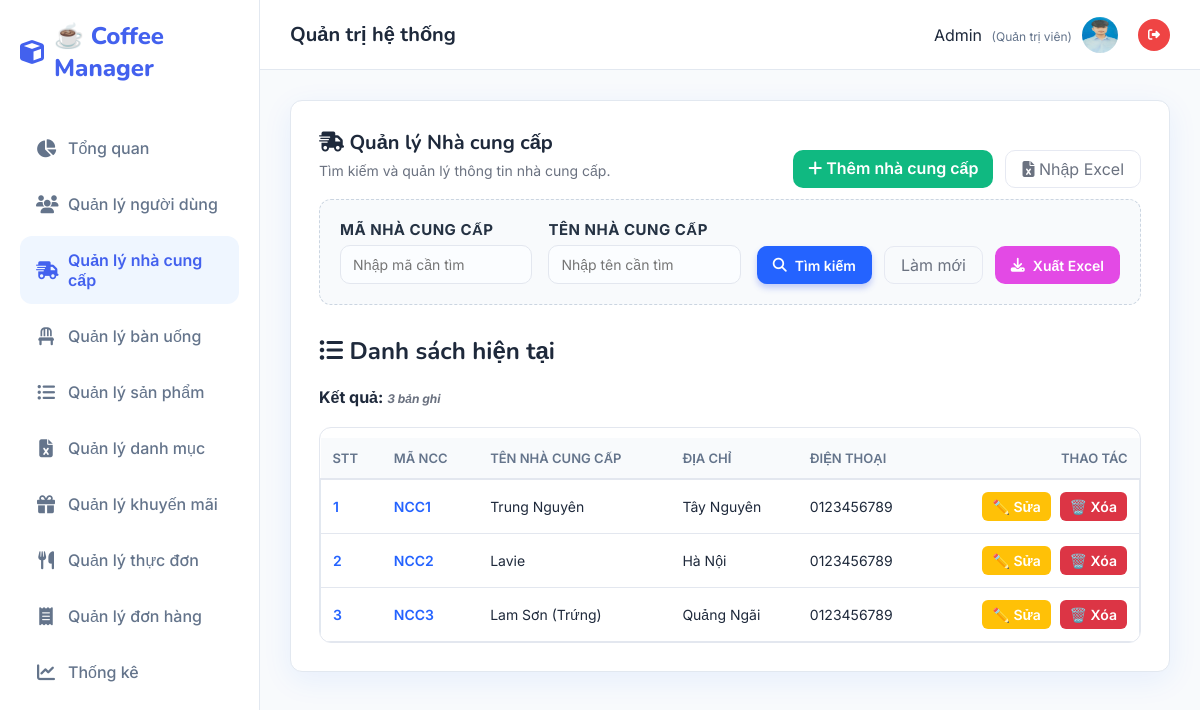
The app's page /Nhacungcap/danhsach (signed in), older data.
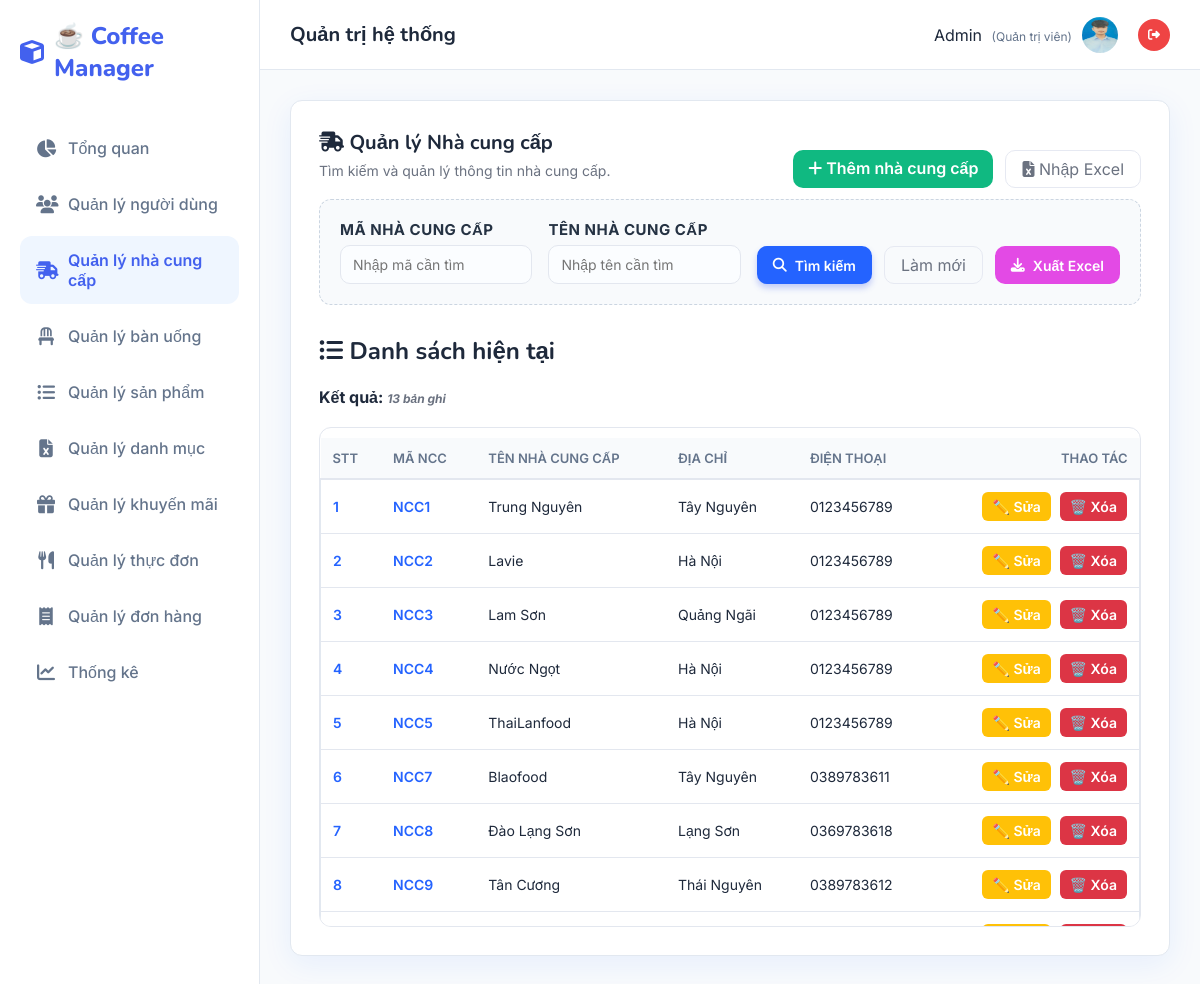
The same page, newer data.
### tables this page shows
CREATE TABLE `Nhacungcap` (
  `mancc` varchar(20) NOT NULL,
  `tenncc` varchar(100) NOT NULL,
  `diachi` varchar(255) DEFAULT NULL,
  `dienthoai` varchar(20) DEFAULT NULL
);

### MVC/Core/controller.php (called while the page is built, shortened)
<?php
    class controller{
        public function model($model){
        return new $model;
        }
        public function view($view,$data=[]){
            include_once __DIR__.'/../Views/'.$view.'.php';
        }
    }
?>

### MVC/Controllers/Nhacungcap.php (called while the page is built, shortened)
<?php
    class Nhacungcap extends controller{
        private $ncc;
        function __construct()
        {
            $this->ncc = $this->model("Nhacungcap_m");
        }
        function danhsach(){
            $result = $this->ncc->Nhacungcap_find('', '');
            $this->view('Master',[
                'page' => 'Danhsachnhacungcap_v',
                'mancc' => '',
                'tenncc' => '',
                'diachi' => '',
                'dienthoai' => '',
                'dulieu' => $result
            ]);
        }
    }
?>

### MVC/Core/app.php (called while the page is built, shortened)
<?php
    class app{
        protected $action = "Get_data";
        function __construct()
        {
            $arr = $this->processURL();
            if($arr!=null){
                if(file_exists(__DIR__.'/../Controllers/'.$arr[0].'.php')){
                    unset($arr[0]);
                }
            }
            $this->controller=new $this->controller;
            if(isset($arr[1])){
                if(method_exists($this->controller,$arr[1])){
                    $this->action=$arr[1];
                    unset($arr[1]);
                }
            }
            $this->param=$arr?array_values($arr):[];
            call_user_func_array([$this->controller,$this->action],$this->param);
        }
        function processURL(){
        if(isset($_GET['url'])){
            return explode('/',filter_var(trim($_GET['url']),FILTER_DEFAULT));
        }
    }
    }
?>

### index.php (called while the page is built, shortened)
<?php
    $myapp = new app();
?>

### MVC/Core/connectDB.php (called while the page is built, shortened)
<?php
    class connectDB{
            function __construct()
            {
                $this->con=mysqli_connect('localhost','root','','Web');
            }
    }
?>

### MVC/Models/Nhacungcap_m.php (called while the page is built, shortened)
<?php
    class Nhacungcap_m extends connectDB{
        function Nhacungcap_find($mancc, $tenncc){
            $sql = "SELECT * FROM nhacungcap WHERE mancc LIKE '%$mancc%' AND tenncc LIKE '%$tenncc%' ORDER BY LENGTH(mancc), mancc";
            return mysqli_query($this->con, $sql);
        }
    }
?>

### MVC/Views/Pages/Danhsachnhacungcap_v.php (the view, shortened to what the rows shown need)
<!DOCTYPE html>
<html lang="vi">
<body>
    <main role="main">
        <div class="card">
            <div class="actions-top">
                <div>
                    <h1><i class="fa-solid fa-truck-fast"></i> Quản lý Nhà cung cấp</h1>
                </div>
            </div>
            <h2><i class="fa-solid fa-list-ul"></i> Danh sách hiện tại</h2>
            <?php if(isset($data['dulieu'])){
            ?>
            <div class="table-container">
                <table>
                    <thead>
                        <tr>
                            <th>STT</th>
                            <th>Mã NCC</th>
                            <th>Tên nhà cung cấp</th>
                            <th>Địa chỉ</th>
                            <th>Điện thoại</th>
                            <th style="text-align:right">Thao tác</th>
                        </tr>
                    </thead>
                    <tbody id="nccBody">
                        <?php
                    $serial = 1;
                    while($row = mysqli_fetch_array($data['dulieu'])){
                        ?>
                        <tr>
                            <td><span style="font-weight:600;color:var(--accent)"><?php echo $serial++; ?></span>
                            </td>
                            <td><span style="font-weight:600;color:var(--accent)"><?php echo $row['mancc'] ?></span>
                            </td>
                            <td><?php echo $row['tenncc'] ?></td>
                            <td><?php echo $row['diachi'] ?></td>
                            <td><?php echo $row['dienthoai'] ?></td>
                            <td style="text-align:right">
                                <a href="http://localhost/QLSP/Nhacungcap/sua/<?php echo $row['mancc'] ?>"><button
                                        class="btn-edit">✏️
                                        Sửa</button></a>
                                <a href="http://localhost/QLSP/Nhacungcap/xoa/<?php echo $row['mancc'] ?>"
                                    onclick="return confirm('Bạn có chắc chắn muốn xoá không?')"><button
                                        class="btn-delete">🗑️
                                        Xóa</button></a>
                            </td>
                        </tr>
                        <?php } ?>
                    </tbody>
                </table>
            </div>
            <?php } ?>
        </div>
    </main>
</body>
</html>

Row changes from the older to the newer data that the page shows:
changed nhacungcap "NCC3": tenncc "Lam Sơn (Trứng)" → "Lam Sơn"
added nhacungcap: mancc "NCC4", tenncc "Nước Ngọt", diachi "Hà Nội", dienthoai "0123456789"
added nhacungcap: mancc "NCC5", tenncc "ThaiLanfood", diachi "Hà Nội", dienthoai "0123456789"
added nhacungcap: mancc "NCC7", tenncc "Blaofood", diachi "Tây Nguyên", dienthoai "0389783611"
added nhacungcap: mancc "NCC8", tenncc "Đào Lạng Sơn", diachi "Lạng Sơn", dienthoai "0369783618"
added nhacungcap: mancc "NCC9", tenncc "Tân Cương", diachi "Thái Nguyên", dienthoai "0389783612"
Text that changed along with them:
text written by a page script: "3 bản ghi" → "13 bản ghi"
